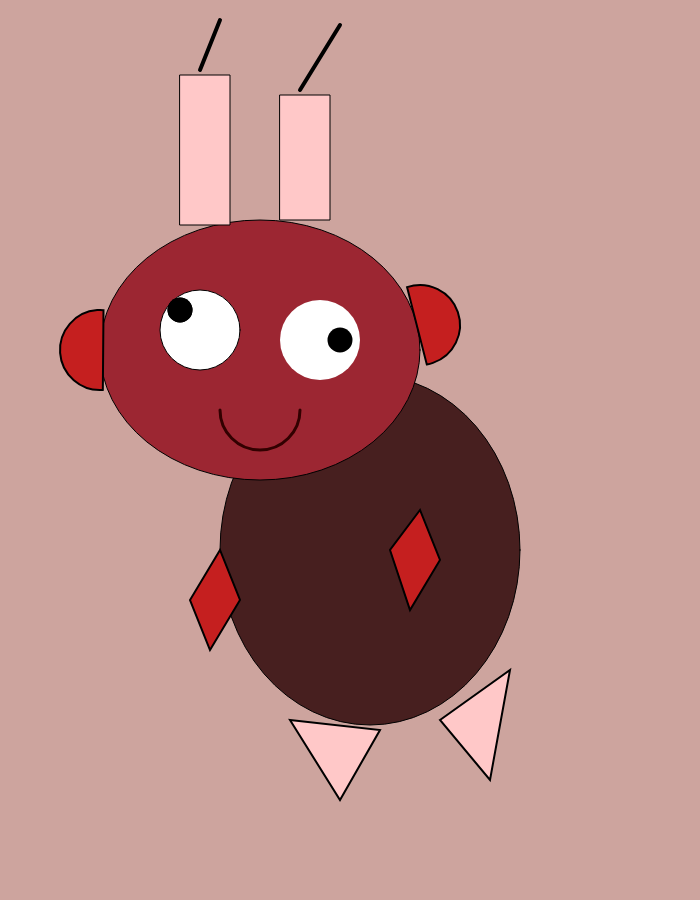
Frame 1 (no input)
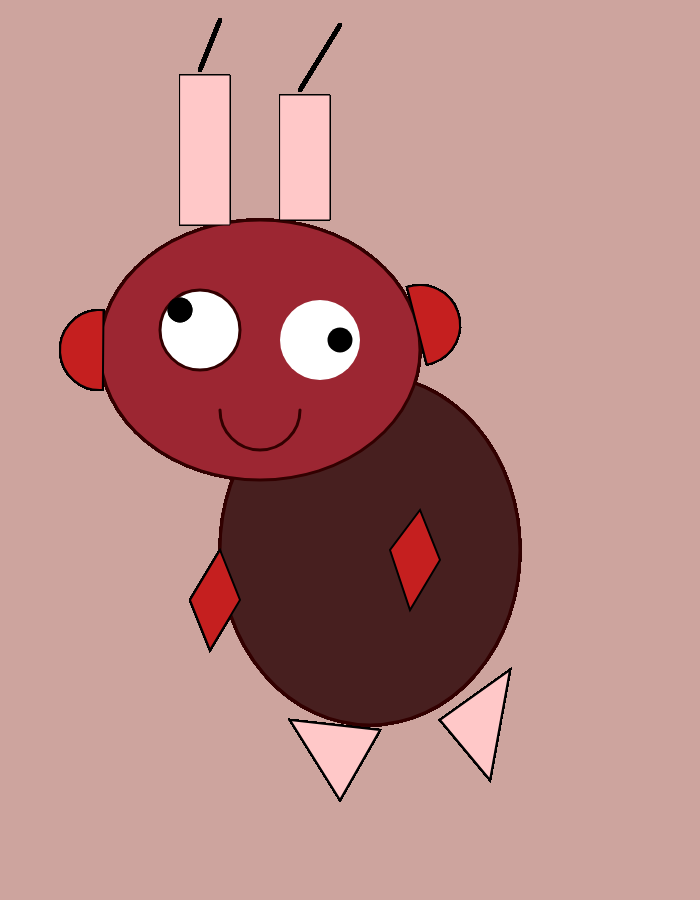
Frame 60 (no input)
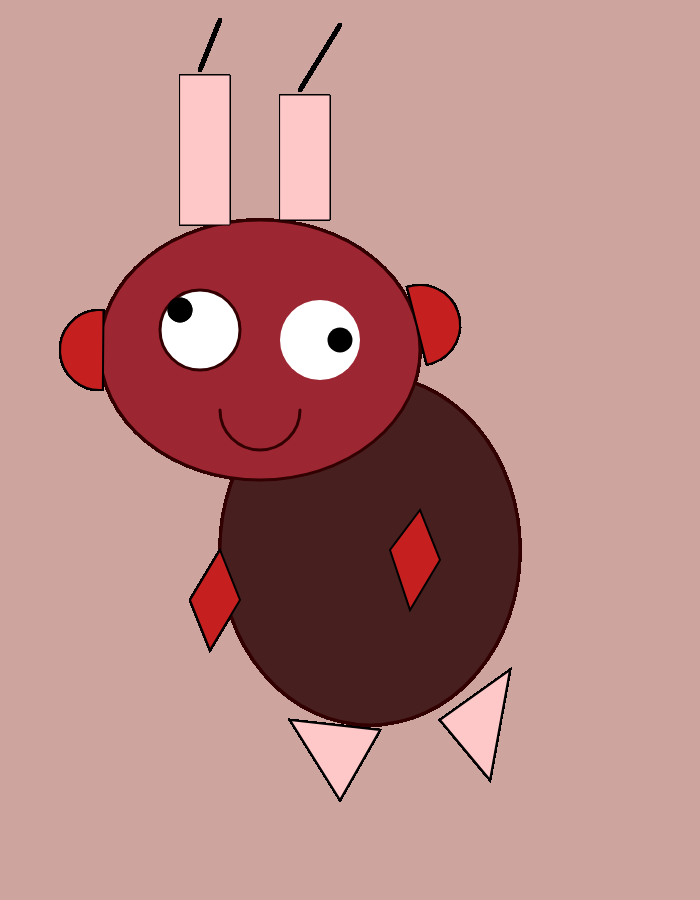
Frame 120 (the mouse pressed at the canvas centre since frame 60)

The p5.js sketch that drew these frames (run headless with seeded random() and noise() and a simulated clock; from frame 60 on, the mouse is pressed at the canvas centre):

// p5.js sketch
// ── sketch.js
var body;
var eye1;
var eye2;
var antenna;
var legs;
var ears;
var mouse;

function setup(){
  createCanvas(700,900);
  background(205,164,158);
  
  body = new Body(71, 31, 31,156, 38, 50);
  eye1 = new Eyes();
  eye2 = new Eyes();
  antenna = new Antenna(4);
  legs = new Legs();
  ears = new Ears();
  mouse = new Mouse(50,0,0);
}


function draw(){
  body.display();
  
  eye1.display(200,330);
  eye2.display(320,340);
  
  antenna.display();
  
  legs.display(0);
  
  ears.display();
  
  mouse.display(80);
  
}
// ── Antenna.js
function Antenna(weight) {

  this.display = function() {
    stroke(0);
    strokeWeight(1);
    fill(255, 200, 200);
    rect(180, 75, 50, 150);
    rect(280, 95, 50, 125); //anrtenna

    strokeWeight(weight);
    line(200, 70, 220, 20);
    line(300, 90, 340, 25); //top of antenna
  }
}
// ── Body.js
function Body(r1, b1, g1, r2, b2, g2) {
  this.bodyRed = r1
  this.bodyGreen = g1
  this.bodyBlue = b1
  this.headRed = r2
  this.headGreen = g2
  this.headBlue = b2

  this.display = function() {
    fill(r1, b1, g1);
    ellipse(370, 550, 300, 350); //body

    fill(r2, b2, g2);
    ellipse(260, 350, 320, 260); //head
    
  }
}
// ── Ears.js
function Ears() {

  this.display = function() {
    stroke(0);
    strokeWeight(2);
    
    arc(100, 350, 80, 80, 1.5, 4.8, CHORD);
    arc(420, 325, 80, 80, -1.9, 1.4, CHORD); //ears
  }
}
// ── Eyes.js
function Eyes() {

  this.display = function(x, y) {
    fill(255, 255, 255);
    ellipse(x, y, 80, 80); //eyes

    fill(0, 0, 0);
    noStroke();
    ellipse(180, 310, 25, 25);
    ellipse(340, 340, 25, 25); //pupils
  }
}
// ── Legs.js
function Legs() {

  this.display = function(a) {
    stroke(0);
    strokeWeight(2);
    triangle(290, 720, 380, 730, 340, 800);
    triangle(440, 720, 510, 670, 490, 780); //legs

    fill(197, 31, 31);
    quad(220, 550-a, 190, 600-a, 210, 650-a, 240, 600-a);
    quad(420, 510-a, 390, 550-a, 410, 610-a, 440, 560-a); //arms
  }

}//end of class legs
// ── Mouse.js
function Mouse(r,g,b) {

  this.display = function(d) {
    noFill();
    strokeWeight(3);
    stroke(r,g,b);
    arc(260, 410, d, d, 0, PI); //mouse
  }
}
